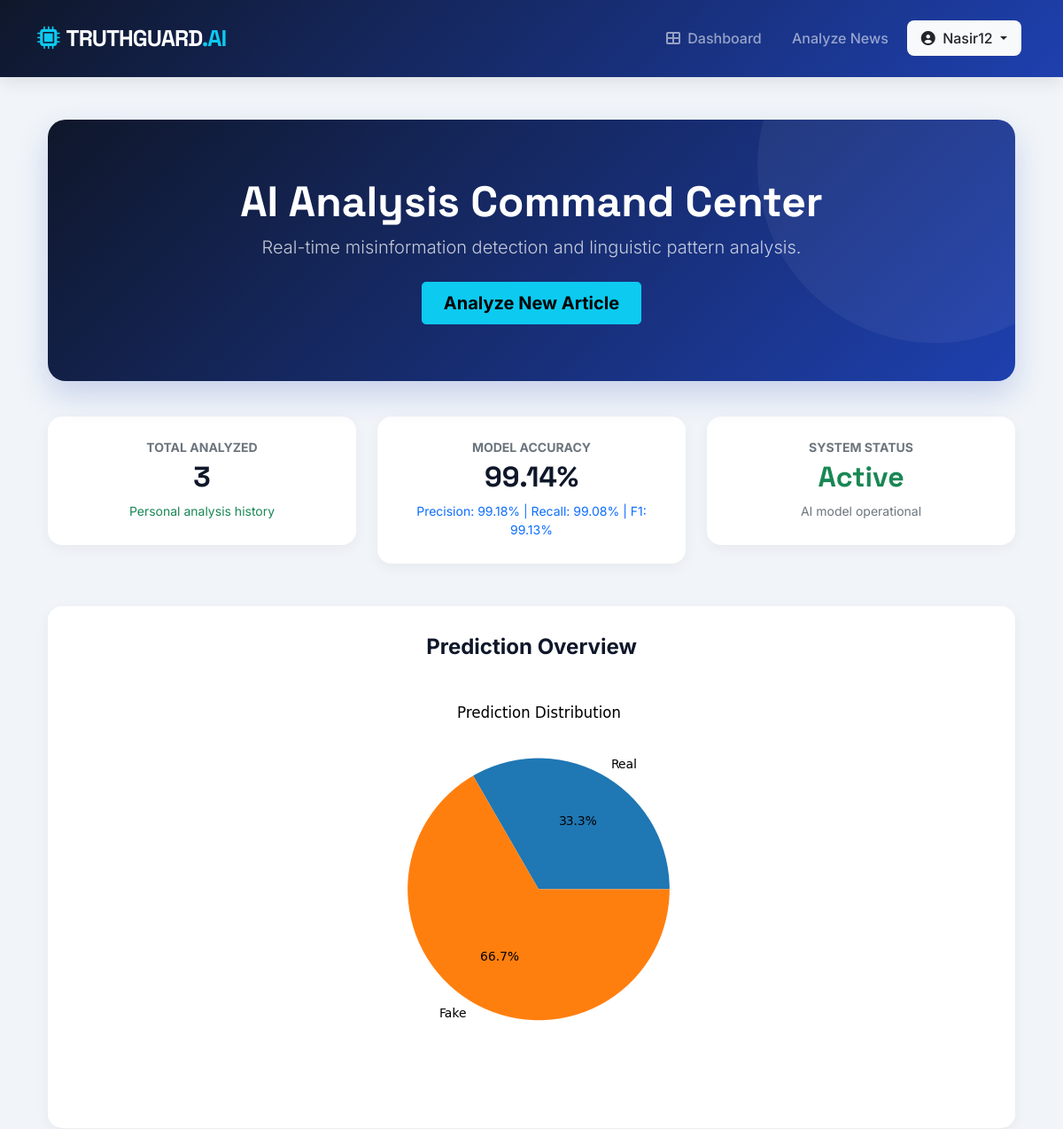
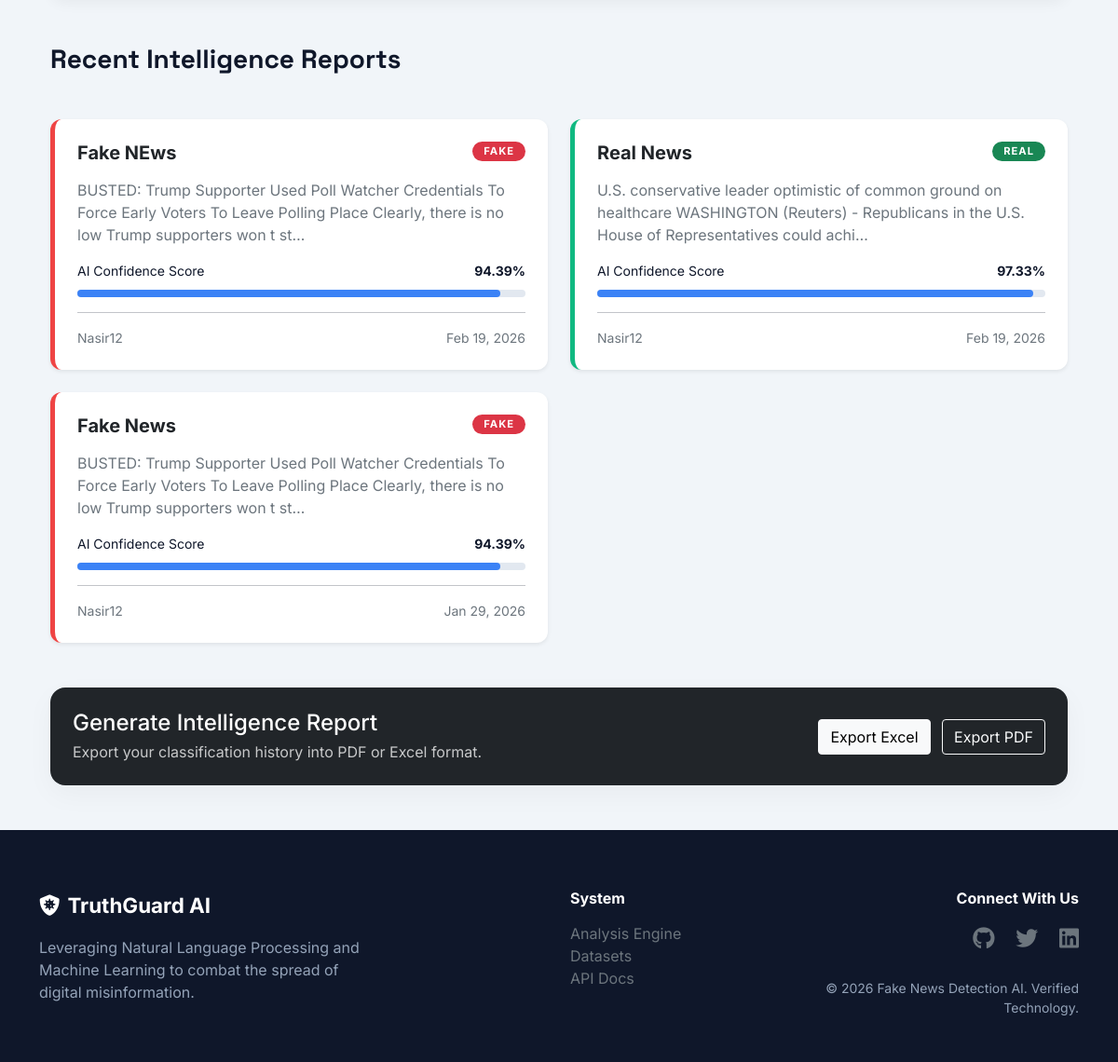
Screenshot of / (signed in) with the database file from the repository (2 pictures, top to bottom).
### myapp/models.py (models this page shows, shortened)
class ModelTrainingLog(models.Model):
    dataset = models.ForeignKey(Dataset, on_delete=models.SET_NULL, null=True)
    accuracy = models.DecimalField(max_digits=5, decimal_places=2)
    precision = models.DecimalField(max_digits=5, decimal_places=2)
    recall = models.DecimalField(max_digits=5, decimal_places=2)
    f1_score = models.DecimalField(max_digits=5, decimal_places=2)
    trained_at = models.DateTimeField(default=timezone.now)

class NewsArticle(models.Model):
    user = models.ForeignKey(User, on_delete=models.CASCADE, related_name='news_articles')
    title = models.CharField(max_length=255, blank=True, null=True)
    content = models.TextField()
    submitted_at = models.DateTimeField(default=timezone.now)

class AnalysisResult(models.Model):
    PREDICTION_CHOICES = (
        ('Real', 'Real'),
        ('Fake', 'Fake'),
    )
    article = models.OneToOneField(NewsArticle, on_delete=models.CASCADE, related_name='analysis')
    prediction = models.CharField(max_length=10, choices=PREDICTION_CHOICES)
    confidence_score = models.DecimalField(max_digits=5, decimal_places=2)
    model_version = models.CharField(max_length=50)
    analyzed_at = models.DateTimeField(default=timezone.now)

### myapp/views.py (the view)
# urls.py: path('', views.home, name='dashboard'),
@login_required
def home(request):
    articles = NewsArticle.objects.filter(user=request.user) \
        .select_related('analysis') \
        .order_by('-submitted_at')
    analyzed = articles.filter(analysis__isnull=False)
    total_count = analyzed.count()
    real_count = analyzed.filter(analysis__prediction='Real').count()
    fake_count = analyzed.filter(analysis__prediction='Fake').count()
    latest_training = ModelTrainingLog.objects.order_by('-trained_at').first()
    model_accuracy = 0
    model_precision = 0
    model_recall = 0
    model_f1 = 0
    if latest_training:
        model_accuracy = latest_training.accuracy
        model_precision = latest_training.precision
        model_recall = latest_training.recall
        model_f1 = latest_training.f1_score
    graph = None
    if total_count > 0:
        fig, ax = plt.subplots()
        ax.pie(
            [real_count, fake_count],
            labels=['Real', 'Fake'],
            autopct='%1.1f%%'
        )
        ax.set_title("Prediction Distribution")
        buffer = io.BytesIO()
        fig.savefig(buffer, format='png')
        buffer.seek(0)
        image_png = buffer.getvalue()
        graph = base64.b64encode(image_png).decode('utf-8')
        buffer.close()
        plt.close(fig)
    context = {
        'recent_news': articles[:10],
        'total_count': total_count,
        'model_accuracy': model_accuracy,
        'model_precision': model_precision,
        'model_recall': model_recall,
        'model_f1': model_f1,
        'chart': graph
    }
    return render(request, 'dashboard.html', context)

### templates/dashboard.html (shortened to what this page needs)
{% extends 'base.html' %}
{% block content %}
<div class="container">
    <div class="dashboard-header text-center">
        <h1 class="display-5 fw-bold mb-2">AI Analysis Command Center</h1>
        <p class="lead opacity-75">
            Real-time misinformation detection and linguistic pattern analysis.
        </p>
        <div class="mt-4">
            <a href="{% url 'submit_news' %}" class="btn btn-info btn-lg px-4 fw-bold">
                Analyze New Article
            </a>
        </div>
    </div>
    <div class="row stats-container mt-3">
        <div class="col-md-4">
            <div class="stats-card text-center">
                <div class="text-muted small fw-bold mb-1">TOTAL ANALYZED</div>
                <h2 class="fw-bold mb-0">{{ total_count }}</h2>
                <div class="text-success small mt-2">
                    Personal analysis history
                </div>
            </div>
        </div>
        <div class="col-md-4">
            <div class="stats-card text-center">
                <div class="text-muted small fw-bold mb-1">MODEL ACCURACY</div>
                <h2 class="fw-bold mb-0">{{ model_accuracy }}%</h2>
<div class="text-primary small mt-2">
    Precision: {{ model_precision }}% |
    Recall: {{ model_recall }}% |
    F1: {{ model_f1 }}%
</div>
            </div>
        </div>
        <div class="col-md-4">
            <div class="stats-card text-center">
                <div class="text-muted small fw-bold mb-1">SYSTEM STATUS</div>
                <h2 class="fw-bold text-success mb-0">Active</h2>
                <div class="text-muted small mt-2">
                    AI model operational
                </div>
            </div>
        </div>
    </div>
    {% if chart %}
    <div class="chart-container">
        <h4 class="fw-bold mb-3">Prediction Overview</h4>
        <img class="img-fluid" alt="Prediction Chart">
    </div>
    {% endif %}
    <div class="row mb-4">
        <div class="col-12">
            <h3 class="section-title">
                Recent Intelligence Reports
            </h3>
        </div>
    </div>
    <div class="row g-4">
        {% for article in recent_news %}
        <div class="col-md-6">
            <div class="card analysis-card h-100 shadow-sm p-4
                {% if article.analysis.prediction == 'Real' %}real
                {% elif article.analysis.prediction == 'Fake' %}fake{% endif %}">
                <div class="d-flex justify-content-between align-items-start mb-3">
                    <h5 class="fw-bold mb-0 text-dark">
                        {{ article.title|default:"Untitled Analysis" }}
                    </h5>
                    {% if article.analysis %}
                    <span class="badge badge-prediction rounded-pill
                        {% if article.analysis.prediction == 'Real' %}
                        bg-success
                        {% else %}
                        bg-danger
                        {% endif %}">
                        {{ article.analysis.prediction }}
                    </span>
                    {% endif %}
                </div>
                <p class="text-muted">
                    {{ article.content|truncatechars:150 }}
                </p>
                {% if article.analysis %}
                <div class="mt-auto">
                    <div class="d-flex justify-content-between small mb-1">
                        <span>AI Confidence Score</span>
                        <span class="fw-bold">
                            {{ article.analysis.confidence_score }}%
                        </span>
                    </div>
                    <div class="confidence-bar">
                        <div class="confidence-fill"
                             style="width: {{ article.analysis.confidence_score }}%">
                        </div>
                    </div>
                </div>
                {% else %}
                <div class="mt-auto py-2">
                    <span class="badge bg-secondary opacity-50">
                        Processing NLP...
                    </span>
                </div>
                {% endif %}
                <hr class="my-3 opacity-25">
                <div class="d-flex justify-content-between align-items-center">
                    <span class="small text-muted">
                        {{ article.user.username }}
                    </span>
                    <span class="small text-muted">
                        {{ article.submitted_at|date:"M d, Y" }}
                    </span>
                </div>
            </div>
        </div>
        {% endfor %}
    </div>
    <div class="row mt-5">
        <div class="col-12">
            <div class="card bg-dark text-white p-4">
                <div class="row align-items-center">
                    <div class="col-md-8">
                        <h4 class="mb-1">Generate Intelligence Report</h4>
                        <p class="mb-0 opacity-75">
                            Export your classification history into PDF or Excel format.
                        </p>
                    </div>
                    <div class="col-md-4 text-md-end mt-3 mt-md-0">
                        <a href="{% url 'export_excel' %}"
                           class="btn btn-light me-2">
                            Export Excel
                        </a>
                        <a href="{% url 'export_pdf' %}"
                           class="btn btn-outline-light">
                            Export PDF
                        </a>
                    </div>
                </div>
            </div>
        </div>
    </div>
</div>
{% endblock content %}

### templates/base.html (shortened to what this page needs)
<!DOCTYPE html>
{% load static %}
<html lang="en">
<head>
    <link href="https://cdn.jsdelivr.net/npm/bootstrap@5.1.3/dist/css/bootstrap.min.css" rel="stylesheet">
    <link href="https://cdnjs.cloudflare.com/ajax/libs/font-awesome/6.0.0-beta3/css/all.min.css" rel="stylesheet">
</head>
<body>
    <nav class="navbar navbar-expand-lg navbar-dark sticky-top">
        <div class="container">
            <a class="navbar-brand" href="/">
                <i class="fas fa-microchip text-info me-2"></i>TRUTHGUARD<span class="text-info">.AI</span>
            </a>
            <div class="collapse navbar-collapse" id="navbarNav">
                <ul class="navbar-nav ms-auto align-items-center">
                    {% if user.is_authenticated %}
                        <li class="nav-item">
                            <a class="nav-link" href="{% url 'dashboard' %}"><i class="fas fa-th-large me-1"></i> Dashboard</a>
                        </li>
                        <li class="nav-item">
                            <a class="nav-link" href="{% url 'submit_news' %}"> Analyze News</a>
                        </li>
                        <li class="nav-item dropdown">
                            <a class="nav-link dropdown-toggle bg-light text-dark px-3 ms-2" href="#" id="userDrop" data-bs-toggle="dropdown">
                                <i class="fas fa-user-circle me-1"></i> {{ user.username }}
                            </a>
                        </li>
                    {% endif %}
                </ul>
            </div>
        </div>
    </nav>
    <main class="container my-5 fade-in">
        {% block content %}
        {% endblock %}
    </main>
    <footer>
        <div class="container">
            <div class="row g-4">
                <div class="col-lg-4">
                    <div class="footer-logo mb-3">
                        <i class="fas fa-shield-virus me-2"></i>TruthGuard AI
                    </div>
                    <p>Leveraging Natural Language Processing and Machine Learning to combat the spread of digital misinformation.</p>
                </div>
                <div class="col-lg-2 offset-lg-2">
                    <h6 class="text-white fw-bold mb-3">System</h6>
                    <ul class="list-unstyled">
                        <li><a href="#" class="text-decoration-none text-muted">Analysis Engine</a></li>
                        <li><a href="#" class="text-decoration-none text-muted">Datasets</a></li>
                        <li><a href="#" class="text-decoration-none text-muted">API Docs</a></li>
                    </ul>
                </div>
                <div class="col-lg-4 text-lg-end">
                    <h6 class="text-white fw-bold mb-3">Connect With Us</h6>
                    <div class="fs-4">
                        <a href="#" class="text-muted me-3"><i class="fab fa-github"></i></a>
                        <a href="#" class="text-muted me-3"><i class="fab fa-twitter"></i></a>
                        <a href="#" class="text-muted"><i class="fab fa-linkedin"></i></a>
                    </div>
                    <p class="mt-4 small">&copy; 2026 Fake News Detection AI. Verified Technology.</p>
                </div>
            </div>
        </div>
    </footer>
</body>
</html>

### templates/base.html (style rules this page uses)
:root { --glass-bg: rgba(255, 255, 255, 0.95); --primary-gradient: linear-gradient(135deg, #0f172a 0%, #1e40af 100%); --accent-color: #3b82f6; --success-green: #10b981; --fake-red: #ef4444; --text-main: #0f172a; --bg-body: #f1f5f9; }
body { font-family: 'Inter', sans-serif; background-color: var(--bg-body); color: var(--text-main); min-height: 100vh; display: flex; flex-direction: column; }
h1, h2, h3, .navbar-brand { font-family: 'Space Grotesk', sans-serif; }
.navbar { background: var(--primary-gradient); backdrop-filter: blur(10px); padding: 1.2rem 0; box-shadow: 0 4px 20px rgba(0,0,0,0.1); }
.navbar-brand { font-weight: 700; letter-spacing: -1px; font-size: 1.6rem; }
.nav-link { font-weight: 500; margin: 0 5px; border-radius: 8px; transition: all 0.2s ease; }
.card { border: none; border-radius: 16px; box-shadow: 0 10px 30px rgba(0,0,0,0.04); overflow: hidden; background: #ffffff; }
footer { background: #0f172a; color: #94a3b8; padding: 4rem 0 2rem; margin-top: auto; }
.footer-logo { color: white; font-weight: 700; font-size: 1.4rem; }
.fade-in { animation: fadeIn 0.6s ease-in; }

### templates/dashboard.html (style rules this page uses)
.dashboard-header { background: var(--primary-gradient); color: white; padding: 4rem 2rem; border-radius: 20px; margin-bottom: 2.5rem; box-shadow: 0 15px 35px rgba(30, 64, 175, 0.2); position: relative; overflow: hidden; }
.dashboard-header::after { content: ''; position: absolute; top: -50%; right: -10%; width: 400px; height: 400px; background: rgba(255,255,255,0.05); border-radius: 50%; }
.stats-container { margin-top: -3rem; margin-bottom: 3rem; }
.stats-card { background: white; border: none; border-radius: 16px; padding: 1.5rem; box-shadow: 0 4px 15px rgba(0,0,0,0.05); border-bottom: 4px solid transparent; transition: all 0.3s ease; }
.analysis-card { border-left: 5px solid #dee2e6; transition: all 0.3s; background: white; border-radius: 12px; }
.analysis-card.real { border-left-color: #10b981; }
.analysis-card.fake { border-left-color: #ef4444; }
.confidence-bar { height: 8px; border-radius: 10px; background: #e2e8f0; margin-top: 10px; }
.confidence-fill { height: 100%; border-radius: 10px; background: var(--accent-color); }
.section-title { font-family: 'Space Grotesk', sans-serif; font-weight: 700; display: flex; align-items: center; gap: 10px; margin-bottom: 1.5rem; }
.badge-prediction { text-transform: uppercase; font-size: 0.7rem; letter-spacing: 1px; padding: 5px 12px; }
.chart-container { background: white; border-radius: 16px; padding: 2rem; box-shadow: 0 4px 15px rgba(0,0,0,0.05); text-align: center; margin-bottom: 3rem; }

### rows the page displays
ModelTrainingLog: accuracy "99.14", precision "99.18", recall "99.08", f1_score "99.13"
NewsArticle: title "Fake NEws", analysis.prediction "FAKE", content "BUSTED: Trump Supporter Used Poll Watcher Credentials To Force Early Voters To Leave Polling Place Clearly, there is no low Trump supporters won t st…", analysis.confidence_score "94.39", user.username "Nasir12", submitted_at "Feb 19, 2026"
NewsArticle: title "Real News", analysis.prediction "REAL", content "U.S. conservative leader optimistic of common ground on healthcare WASHINGTON (Reuters) - Republicans in the U.S. House of Representatives could achi…", analysis.confidence_score "97.33", user.username "Nasir12", submitted_at "Feb 19, 2026"
NewsArticle: title "Fake News", analysis.prediction "FAKE", content "BUSTED: Trump Supporter Used Poll Watcher Credentials To Force Early Voters To Leave Polling Place Clearly, there is no low Trump supporters won t st…", analysis.confidence_score "94.39", user.username "Nasir12", submitted_at "Jan 29, 2026"

### other values shown
{{ user.username }} "Nasir12"
{{ total_count }} "3"
